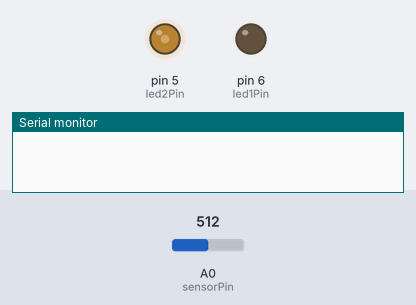
Recording of a sketch running on a simulated Arduino Uno, built with avr-gcc and run on an emulated ATmega328P. Parts: output pins drawn as LEDs (lit = HIGH), the last lines printed to the serial monitor. The inputs (shaded band) are chosen by the test bench; at power-on: A0 (sensorPin) = 512.

Above: at 1.2 s.
1.3 s: A0 (sensorPin) set to 885
3.0 s: A0 (sensorPin) set to 912
At 4.61 s:
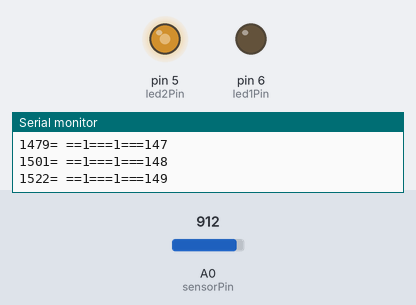
At 7.6 s:
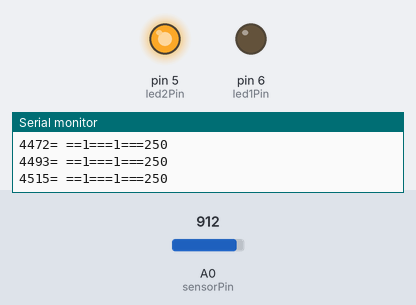
Timing chart, 0 to 9.1 s (numbered marks = the images above; inputs shaded):
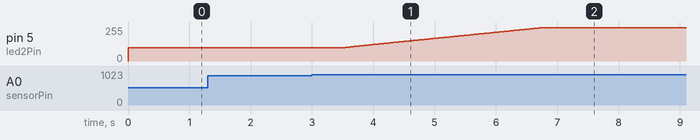

Measured:
- the behaviour switches between 900 and 901 on A0 (sensorPin) (found by bisection; images 0 and 1)
- after the input at 1.3 s, every drawn part: stays the same
- after the input at 3.0 s, pin 5 (led2Pin): moves from 100/255 to 250/255 over 3.2 s, starting after 0.52 s

The sketch:

arduino_nano_lamp.ino
```cpp
// THIS IS ARDUINO CODE FOR 2 LED , VARIABLE BRIGHTNESS THROUGH SINGLE TOUCH BUTTON
// FOR THIS WE NEEW MULTIPLE VARIABLES


const int sensorPin = A0; // analog pin for touch sensor since it always output
const int led1Pin = 6;
const int led2Pin = 5;

int sensorValue = 0;
int led1State = 1;
int led2State = 1;

 int intensity = 100;
int reading = 0;

unsigned long Time = 0;  // the last time the output pin was toggled
unsigned long Time1 = 0;
unsigned long debounceDelay = 50;


void setup() {
  // put your setup code here, to run once:
  Serial.begin(9600);// initialise the serial comunication
  pinMode(led1Pin, OUTPUT);
  pinMode(led2Pin, OUTPUT);
  pinMode(sensorPin,INPUT);// sensor pin as input

  digitalWrite(led1Pin, LOW); // set initial LED state
  digitalWrite(led2Pin, LOW); // set initial LED state
}

void loop() {
  // put your main code here, to run repeatedly:

  sensorValue = analogRead(sensorPin);// read the analog values of the sensor

 if (sensorValue > 900) {
           reading = 1;
          }else{
            reading = 0; // do this when lifted from the sensor

            if(Time1 > 20 && Time1 < 200){// condition for touch for small time

                 if(led1State == 0){// 4 states in total
              led1State = 1;
              intensity = 100;
                  }else if(led1State == 1){
              led1State = 2;

                  }else if(led1State == 2){
              led1State = 3;

             }else{
              led1State = 0;
             }

            }else if(Time1 > 500 ){// change state if touch for longer time

               if(led2State == 0){// 2 states in total
              led2State = 1;

                  }else{
              led2State = 0;
            }

            }

            if(intensity >= 250){    // add and remove values from intensity if they are greater or less than the range
              intensity = intensity - 2;
            }else if(intensity <= 4){
              intensity = intensity + 2;
            }
             Time = millis(); // assign time to millis

             Time1 = 0;// reset time1 to 0 it is not needed but ok
          }


    while (reading == 1) { // do this olny while reading is 1 i.e touched


     Time1 = millis() - Time; // calculate the time for which sensor is touched

    while(Time1 > 500){  // do this while long touch
      if(intensity < 250 && intensity > 4){
            if( led2State == 1){ // increase or decrease the intensity
                intensity++;
            }else{
              intensity--;
            }
      }


      break;
    }
    Serial.print(Time1);
    Serial.print("= =="); //display touch and time
    Serial.print(led1State);
    Serial.print("===");
     Serial.print(led2State);
    Serial.print("===");
    Serial.println(intensity);

    break;

          }

setleds();  // set leds accourding to code


}

void setleds(){


      if(led1State == 0){// 3 states in total
              digitalWrite(led1Pin,LOW);
              digitalWrite(led2Pin,LOW);


                  }else if(led1State == 1){
              digitalWrite(led1Pin,LOW);
              analogWrite(led2Pin,intensity);

                  }else if(led1State == 2){
              analogWrite(led1Pin,intensity);
              digitalWrite(led2Pin,LOW);

                  }else if(led1State == 3){
            analogWrite(led1Pin,intensity);
              analogWrite(led2Pin,intensity);

                  }


}
```
